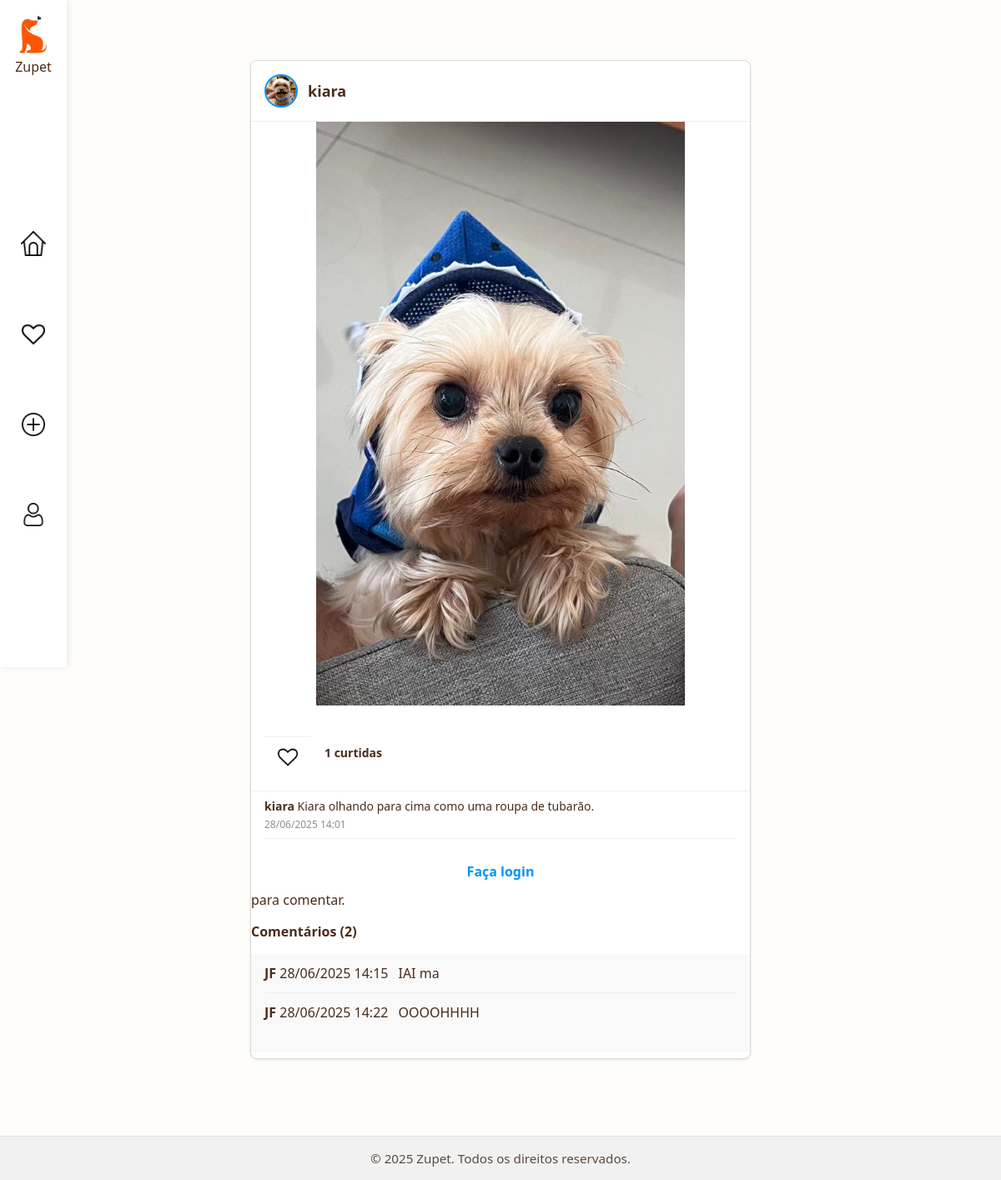
Page /post/3 on the earlier database version.
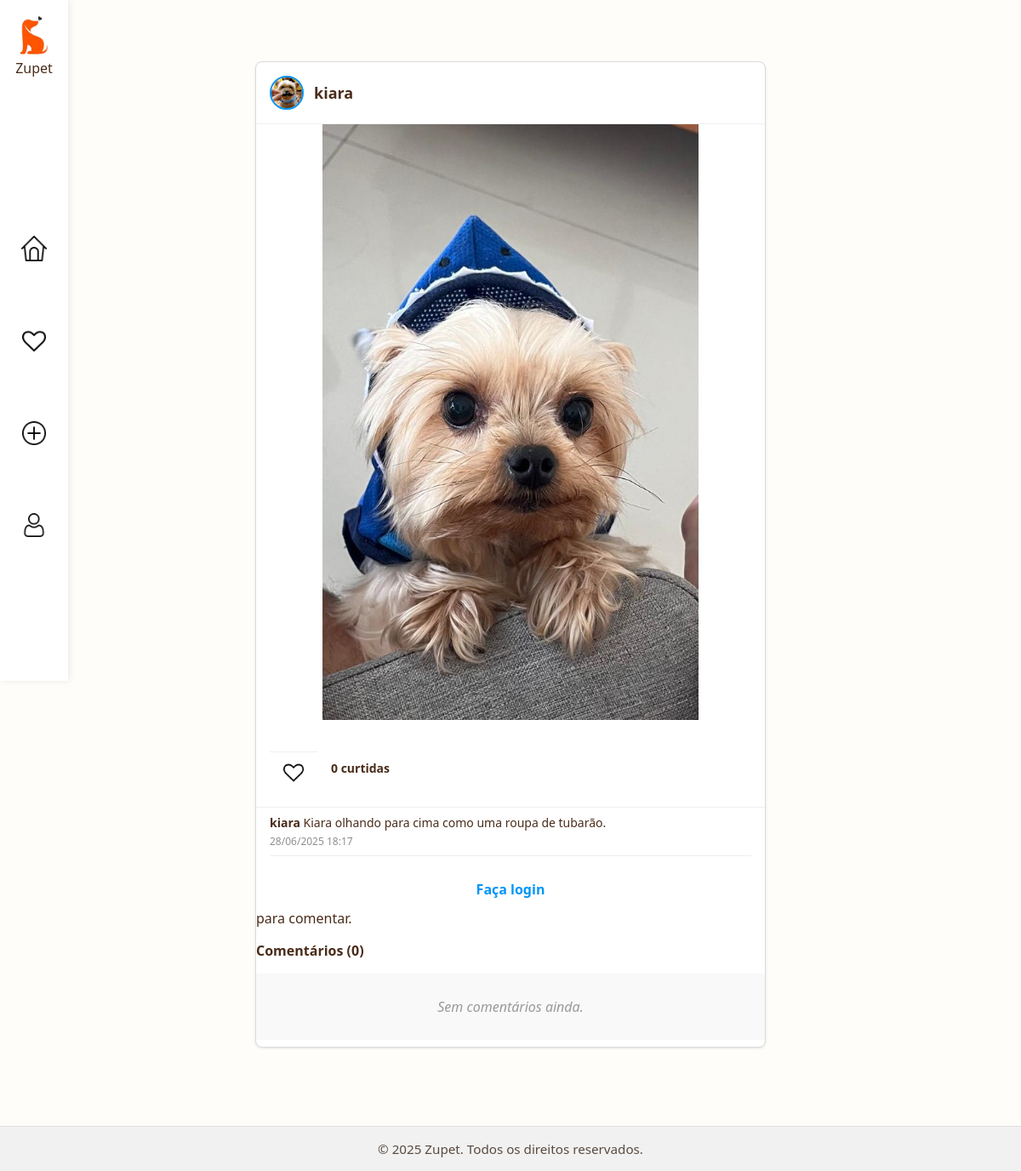
Same page on the later database version.
### Dogram/models.py (models this page shows)
class User(database.Model, UserMixin):
    id = database.Column(database.Integer, primary_key=True)
    username = database.Column(database.String, nullable=False)
    email = database.Column(database.String, nullable=False, unique=True)
    password = database.Column(database.String, nullable=False)
    profile_pic = database.Column(database.String, nullable=False, default='default.jpg')
    story = database.Column(database.Boolean)
    favorites = database.relationship(
        'Post', secondary=favorites,
        backref='favorited_by', lazy='dynamic'
    )
    seguindo = database.relationship(
        'User', secondary=seguidores,
        primaryjoin=(seguidores.c.seguidor_id == id),
        secondaryjoin=(seguidores.c.seguido_id == id),
        backref=database.backref('seguidores', lazy='dynamic'),
        lazy='dynamic'
    )
    comments = database.relationship('Comment', backref='user', lazy=True)

class Post(database.Model):
    id = database.Column(database.Integer, primary_key=True)
    caption = database.Column(database.String, nullable=False)
    image_path = database.Column(database.String, nullable=False)
    date_posted = database.Column(database.DateTime, default=datetime.utcnow)
    user_id = database.Column(database.Integer, database.ForeignKey('user.id'), nullable=False)
    likes = database.Column(database.Integer, nullable=False, default=0)
    user = database.relationship('User', backref='posts', lazy=True)
    comments = database.relationship('Comment', backref='post', lazy=True, cascade='all, delete-orphan')

class Comment(database.Model):
    id = database.Column(database.Integer, primary_key=True)
    content = database.Column(database.Text, nullable=False)
    date_posted = database.Column(database.DateTime, default=datetime.utcnow)
    post_id = database.Column(database.Integer, database.ForeignKey('post.id'), nullable=False)
    user_id = database.Column(database.Integer, database.ForeignKey('user.id'), nullable=False)

### Dogram/routes.py (the view)
@app.route("/post/<int:post_id>")
def ver_post(post_id):
    post = Post.query.get_or_404(post_id)
    comentarios = Comment.query.filter_by(post_id=post.id).order_by(Comment.date_posted.asc()).all()
    return render_template("post.html", post=post, comentarios=comentarios)

### Dogram/templates/post.html (shortened to what this page needs)
{% extends "model.html" %}
{% block links %}
    <link rel="stylesheet" href="{{ url_for('static', filename='styles/general/header.css') }}">
    <link rel="stylesheet" href="{{ url_for('static', filename='styles/posts/post.css') }}">
    <link rel="stylesheet" href="{{ url_for('static', filename='styles/homepage/posts.css') }}">
{% endblock %}
{% block body %}
<header>
    {% include 'navbar.html' %}
</header>
<main>
    <div class="container">
        <h2>
            <img src="{{ url_for('static', filename='assets/profile/' ~ (post.user.profile_pic if post.user.profile_pic else 'default.jpg')) }}"
                alt="Perfil de {{ post.user.username }}"
                class="avatar">
            {{ post.user.username }}
        </h2>
        <img src="{{ url_for('static', filename='assets/posts/' ~ post.image_path) }}"
            alt="Imagem do Post"
            class="img-fluid">
        <div class="post-actions">
            <form method="POST" action="{{ url_for('curtir', post_id=post.id) }}">
                <button class="curtir-btn" data-post-id="{{ post.id }}">
                    {% if post.id in liked_post_ids %}
                        <img src="{{ url_for('static', filename='assets/icones/coracao-cheio.png') }}" alt="Descurtir">
                    {% else %}
                        <img src="{{ url_for('static', filename='assets/icones/coracao.png') }}" alt="Curtir">
                    {% endif %}
                </button>
            </form>
            <span class="likes-count">{{ post.likes }} curtidas</span>
        </div>
        <div class="post-info">
            <p><strong>{{ post.user.username }}</strong> {{ post.caption }}</p>
            <div class="post-meta">
                <span>{{ post.date_posted.strftime('%d/%m/%Y %H:%M') }}</span>
            </div>
        </div>
        <hr>
        {% if current_user.is_authenticated %}
        <form method="POST" action="{{ url_for('comentar', post_id=post.id) }}">
            <input type="hidden" name="csrf_token" value="{{ csrf_token() }}">
            <textarea name="conteudo" placeholder="Escreva um comentário..." required></textarea>
            <button type="submit" class="btn" disabled>Publicar</button>
        </form>
        {% else %}
        <p><a href="{{ url_for('login') }}">Faça login</a> para comentar.</p>
        {% endif %}
        <h4>Comentários ({{ comentarios|length }})</h4>
        <div class="comentarios">
            {% for comentario in comentarios %}
                <div>
                    <p>
                        <strong>{{ comentario.user.username }}</strong>
                        <span>{{ comentario.date_posted.strftime('%d/%m/%Y %H:%M') }}</span>
                    </p>
                    <p>{{ comentario.content }}</p>
                </div>
            {% else %}
                <p class="sem-comentarios">Sem comentários ainda.</p>
            {% endfor %}
        </div>
    </div>
</main>
{% endblock %}

### Dogram/templates/model.html (shortened to what this page needs)
<!DOCTYPE html>
<html lang="pt-BR">
<head>
    <link rel="stylesheet" href="{{ url_for('static', filename='styles/css/footer.css') }}">
    {% block links %}
    {% endblock %}
</head>
<body>
    {% block body %}{% endblock %}
    <footer>
        <p>&copy; 2025 Zupet. Todos os direitos reservados.</p>
    </footer>
</body>
</html>

### Dogram/templates/navbar.html (shortened to what this page needs)
<nav>
    <div class="logo">
        <img src="{{ url_for('static', filename='assets/icones/logo.png') }}" alt="Logo cachorrinho">
        <span class="brand-name">Zupet</span>
    </div>
    <div class="main-nav">
        <ul>
            <li><a href="{{ url_for('homepage') }}"><img src="{{ url_for('static', filename='assets/icones/casa.png') }}" alt="Início" style="width: 30px; height: 30px"></a></li>
            <li><a href="{{ url_for('favoritos') }}"><img src="{{ url_for('static', filename='assets/icones/coracao.png') }}" alt="Curtidas"></a></li>
            <li><a href="{{ url_for('publicar') }}"><img src="{{ url_for('static', filename='assets/icones/mais.png') }}" alt="Adicionar Post ou História"></a></li>
            <li>
                {% if current_user.is_authenticated %}
                    <a href="{{ url_for('perfil', username=current_user.username) }}">
                        <img src="{{ url_for('static', filename='assets/icones/perfil.png') }}" alt="Ver perfil">
                    </a>
                {% else %}
                    <a href="{{ url_for('login') }}">
                        <img src="{{ url_for('static', filename='assets/icones/perfil.png') }}" alt="Criar conta">
                    </a>
                {% endif %}
            </li>
        </ul>
    </div>
</nav>

### Dogram/static/styles/css/footer.css (style rules this page uses)
* { margin: 0; padding: 0; box-sizing: border-box; }
html, body { height: 100%; font-family: 'Segoe UI', Tahoma, Geneva, Verdana, sans-serif; background-color: #fffdf9; color: #4a2c1a; }
body { display: flex; flex-direction: column; min-height: 100vh; }
main { flex: 1; padding: 2rem; }
footer { background-color: #f1f1f1; color: #5a4a3f; padding: 1rem; text-align: center; font-size: 0.95rem; border-top: 1px solid #e0e0e0; }

### Dogram/static/styles/general/header.css (style rules this page uses)
* { margin: 0; padding: 0; box-sizing: border-box; }
nav { display: flex; flex-direction: column; align-items: center; width: 80px; height: 100vh; position: fixed; top: 0; left: 0; background-color: #ffffff; box-shadow: 2px 0 8px rgba(0, 0, 0, 0.08); z-index: 1000; transition: all 0.3s ease; padding-top: 1rem; }
.logo { width: 100%; text-align: center; margin-bottom: 1rem; }
.logo img { width: 48px; height: auto; max-height: 48px; object-fit: contain; }
.main-nav { width: 100%; flex: 1; display: flex; justify-content: center; align-items: center; }
.main-nav ul { list-style: none; padding: 0; margin: 0; display: flex; flex-direction: column; align-items: center; justify-content: center; gap: 80px; width: 100%; }
.main-nav li a { display: flex; justify-content: center; align-items: center; transition: transform 0.2s ease; }
.main-nav li a img { width: 28px; height: 28px; }

### Dogram/static/styles/posts/post.css (style rules this page uses)
.container { max-width: 600px; width: 100%; margin: 40px auto 60px; background-color: #fff; border: 1px solid #dbdbdb; border-radius: 8px; box-shadow: 0 1px 3px rgba(0,0,0,0.1); overflow: hidden; display: flex; flex-direction: column; }
.container > * { margin-bottom: 16px; }
.container h2 { display: flex; align-items: center; gap: 12px; font-size: 18px; font-weight: 600; padding: 16px; border-bottom: 1px solid #efefef; margin-bottom: 0; }
.avatar { width: 40px; height: 40px; border-radius: 50%; object-fit: cover; border: 2px solid #0095f6; }
.img-fluid { width: 100%; height: 700px; object-fit: contain; display: block; transition: filter 0.3s ease; margin-bottom: 12px; }
.post-actions { display: flex; align-items: center; gap: 16px; padding: 12px 16px; border-bottom: 1px solid #efefef; margin-bottom: 8px; }
.likes-count { font-weight: 600; font-size: 14px; }
.post-info { padding: 0 16px; margin-bottom: 8px; }
.post-info p { margin-bottom: 4px; font-size: 14px; line-height: 1.4; }
.post-meta { font-size: 12px; color: #8e8e8e; }
hr { margin: 0 16px; border: none; border-top: 1px solid #efefef; }
.comentarios { max-height: 250px; overflow-y: auto; padding: 12px 16px; background-color: #f9f9f9; margin-bottom: 8px; }
.sem-comentarios { text-align: center; font-style: italic; color: #999; padding: 16px 0; }
form { display: flex; align-items: center; gap: 12px; padding: 12px 16px; border-top: 1px solid #efefef; margin-top: 12px; }
.container > p a { display: block; padding: 12px 16px; text-decoration: none; color: #0095f6; font-weight: 600; text-align: center; }

### Dogram/static/styles/homepage/posts.css (style rules this page uses)
.avatar { width: 40px; height: 40px; border-radius: 50%; object-fit: cover; }
.post-actions { display: flex; gap: 1rem; padding: 0.8rem 1rem; }
.post-actions img { width: 24px; height: 24px; cursor: pointer; }
.post-actions button { background-color: transparent; border: 0; }

Differences in the rows shown:
removed Comment: user.username "JF", date_posted "28/06/2025 14:15", content "IAI ma"
removed Comment: user.username "JF", date_posted "28/06/2025 14:22", content "OOOOHHHH"
changed Post "Kiara olhando para cima como uma roupa de tubarão.": likes "1" → "0"; date_posted "28/06/2025 14:01" → "28/06/2025 18:17"
Other differences:
{{ comentarios|length }}: "2" → "0"
text now shown: "Sem comentários ainda."
